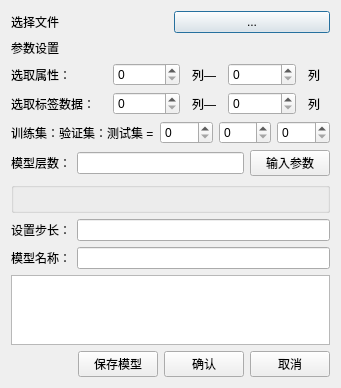
<?xml version="1.0" encoding="UTF-8"?>
<ui version="4.0">
 <class>Dialog</class>
 <widget class="QDialog" name="Dialog">
  <property name="geometry">
   <rect>
    <x>0</x>
    <y>0</y>
    <width>341</width>
    <height>364</height>
   </rect>
  </property>
  <property name="windowTitle">
   <string>Fcnn</string>
  </property>
  <layout class="QVBoxLayout" name="verticalLayout_2">
   <item>
    <layout class="QVBoxLayout" name="verticalLayout">
     <item>
      <layout class="QHBoxLayout" name="horizontalLayout">
       <item>
        <widget class="QLabel" name="label">
         <property name="text">
          <string>选择文件</string>
         </property>
        </widget>
       </item>
       <item>
        <widget class="QPushButton" name="chooseFile">
         <property name="text">
          <string>...</string>
         </property>
        </widget>
       </item>
      </layout>
     </item>
    </layout>
   </item>
   <item>
    <layout class="QVBoxLayout" name="verticalLayout_3">
     <item>
      <layout class="QHBoxLayout" name="horizontalLayout_4">
       <item>
        <widget class="QLabel" name="label_2">
         <property name="text">
          <string>参数设置</string>
         </property>
        </widget>
       </item>
      </layout>
     </item>
     <item>
      <layout class="QHBoxLayout" name="horizontalLayout_6" stretch="4,3,1,3,1">
       <property name="spacing">
        <number>12</number>
       </property>
       <item>
        <widget class="QLabel" name="label_3">
         <property name="text">
          <string>选取属性：</string>
         </property>
        </widget>
       </item>
       <item>
        <widget class="QSpinBox" name="attributel"/>
       </item>
       <item>
        <widget class="QLabel" name="label_4">
         <property name="text">
          <string>列—</string>
         </property>
        </widget>
       </item>
       <item>
        <widget class="QSpinBox" name="attributer"/>
       </item>
       <item>
        <widget class="QLabel" name="label_5">
         <property name="text">
          <string>列</string>
         </property>
        </widget>
       </item>
      </layout>
     </item>
    </layout>
   </item>
   <item>
    <layout class="QHBoxLayout" name="horizontalLayout_7" stretch="4,3,1,3,1">
     <property name="spacing">
      <number>12</number>
     </property>
     <item>
      <widget class="QLabel" name="label_6">
       <property name="text">
        <string>选取标签数据：</string>
       </property>
      </widget>
     </item>
     <item>
      <widget class="QSpinBox" name="tagl"/>
     </item>
     <item>
      <widget class="QLabel" name="label_7">
       <property name="text">
        <string>列—</string>
       </property>
      </widget>
     </item>
     <item>
      <widget class="QSpinBox" name="tagr"/>
     </item>
     <item>
      <widget class="QLabel" name="label_8">
       <property name="text">
        <string>列</string>
       </property>
      </widget>
     </item>
    </layout>
   </item>
   <item>
    <layout class="QHBoxLayout" name="horizontalLayout_8">
     <item>
      <widget class="QLabel" name="label_9">
       <property name="text">
        <string>训练集：验证集：测试集 =</string>
       </property>
      </widget>
     </item>
     <item>
      <widget class="QSpinBox" name="train"/>
     </item>
     <item>
      <widget class="QSpinBox" name="check"/>
     </item>
     <item>
      <widget class="QSpinBox" name="test"/>
     </item>
    </layout>
   </item>
   <item>
    <layout class="QHBoxLayout" name="horizontalLayout_5">
     <item>
      <widget class="QLabel" name="label_12">
       <property name="text">
        <string>模型层数：</string>
       </property>
      </widget>
     </item>
     <item>
      <widget class="QLineEdit" name="level"/>
     </item>
     <item>
      <widget class="QPushButton" name="btnlevel">
       <property name="text">
        <string>输入参数</string>
       </property>
      </widget>
     </item>
    </layout>
   </item>
   <item>
    <widget class="QGroupBox" name="container">
     <property name="title">
      <string/>
     </property>
    </widget>
   </item>
   <item>
    <layout class="QHBoxLayout" name="horizontalLayout_9">
     <item>
      <widget class="QLabel" name="label_10">
       <property name="text">
        <string>设置步长：</string>
       </property>
      </widget>
     </item>
     <item>
      <widget class="QLineEdit" name="lookback"/>
     </item>
    </layout>
   </item>
   <item>
    <layout class="QHBoxLayout" name="horizontalLayout_3">
     <item>
      <widget class="QLabel" name="label_11">
       <property name="text">
        <string>模型名称：</string>
       </property>
      </widget>
     </item>
     <item>
      <widget class="QLineEdit" name="name"/>
     </item>
    </layout>
   </item>
   <item>
    <widget class="QPlainTextEdit" name="log"/>
   </item>
   <item>
    <layout class="QHBoxLayout" name="horizontalLayout_2">
     <item>
      <spacer name="horizontalSpacer">
       <property name="orientation">
        <enum>Qt::Horizontal</enum>
       </property>
       <property name="sizeHint" stdset="0">
        <size>
         <width>40</width>
         <height>20</height>
        </size>
       </property>
      </spacer>
     </item>
     <item>
      <widget class="QPushButton" name="save">
       <property name="text">
        <string>保存模型</string>
       </property>
      </widget>
     </item>
     <item>
      <widget class="QPushButton" name="btnok">
       <property name="text">
        <string>确认</string>
       </property>
      </widget>
     </item>
     <item>
      <widget class="QPushButton" name="btncancel">
       <property name="text">
        <string>取消</string>
       </property>
      </widget>
     </item>
    </layout>
   </item>
  </layout>
 </widget>
 <resources/>
 <connections/>
</ui>
